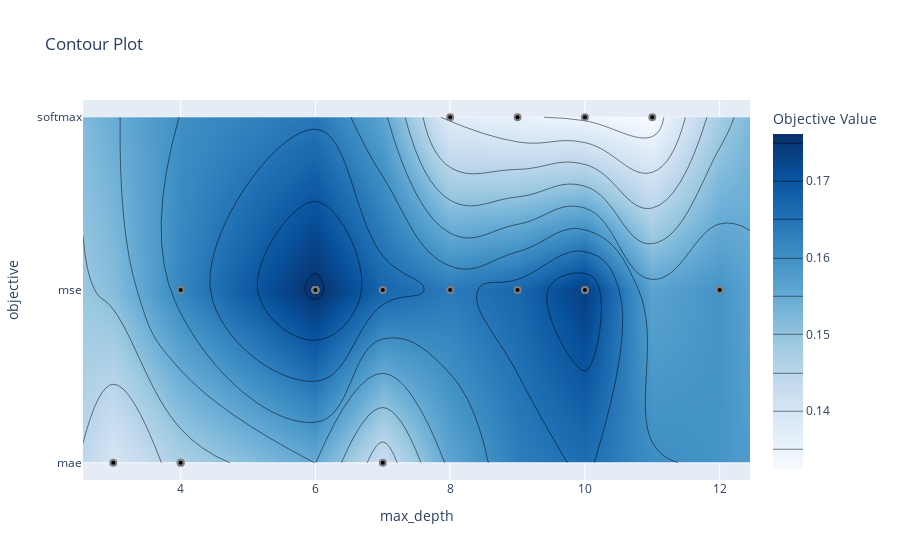

Here is the notebook cell this chart was saved with:
### Code cell
booster.study_plot('contour', params = ['objective' , 'max_depth'])

### Figure 1 — Plotly figure (JSON) as saved in the notebook; plotly's stock layout.template omitted (floating-point values rounded to 4 significant figures)
{"data": [{"colorbar": {"title": {"text": "Objective Value"}}, "colorscale": [[0, "rgb(247,251,255)"], [0.125, "rgb(222,235,247)"], [0.25, "rgb(198,219,239)"], [0.375, "rgb(158,202,225)"], [0.5, "rgb(107,174,214)"], [0.625, "rgb(66,146,198)"], [0.75, "rgb(33,113,181)"], [0.875, "rgb(8,81,156)"], [1, "rgb(8,48,107)"]], "connectgaps": true, "contours": {"coloring": "heatmap"}, "hoverinfo": "none", "line": {"smoothing": 1.3}, "reversescale": false, "type": "contour", "x": [2.55, 3, 4, 6, 7, 8, 9, 10, 11, 12, 12.45], "y": ["mae", "mse", "softmax"], "z": [[null, 0.1398, 0.1471, null, 0.142, null, null, null, null, null, null], [null, null, 0.1618, 0.1761, 0.1671, 0.1636, 0.1669, 0.1738, null, 0.1594, null], [null, null, null, null, null, 0.1374, 0.1355, 0.1342, 0.1323, null, null]]}, {"marker": {"color": "black", "line": {"color": "Gray", "width": 2}}, "mode": "markers", "name": "Feasible Trial", "showlegend": false, "type": "scatter", "x": [3, 10, 7, 11, 4, 4, 8, 9, 10, 4, 12, 6, 6, 6, 9, 6, 12, 8, 10, 7], "y": ["mae", "mse", "mse", "softmax", "mae", "mse", "softmax", "softmax", "softmax", "mae", "mse", "mse", "mse", "mse", "mse", "mse", "mse", "mse", "mse", "mae"]}, {"marker": {"color": "#cccccc", "line": {"color": "Gray", "width": 2}}, "mode": "markers", "name": "Infeasible Trial", "showlegend": false, "type": "scatter", "x": [], "y": []}], "layout": {"title": {"text": "Contour Plot"}, "xaxis": {"range": [2.55, 12.45], "title": {"text": "max_depth"}}, "yaxis": {"range": [-0.1, 2.1], "title": {"text": "objective"}, "type": "category"}}}
